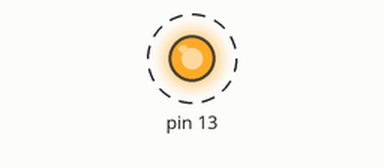
Recording of a sketch running on a simulated Arduino Uno, built with avr-gcc and run on an emulated ATmega328P. Shown: output pins drawn as LEDs (lit = HIGH). Dashed ring = blinking.

Above: at 0.5 s.
Timing chart, 0 to 4.6 s (numbered marks = the images above):
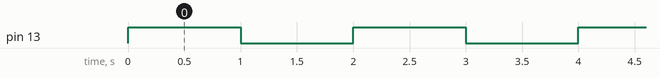

The sketch:

toggle.ino
```cpp
#include "Toggle.h"

Toggle led(13);

void setup() {
  // put your setup code here, to run once:

}

void loop() {
  // put your main code here, to run repeatedly:
  led.Doggle();
  delay(1000);
}
```

Toggle.cpp
```cpp
#include "Arduino.h"
#include "Toggle.h"

Toggle::Toggle(int pin)
{
  pinMode(pin, OUTPUT);
  _pin = pin;
}


void Toggle::Doggle()
{
  int x = digitalRead (_pin);

  if (x == LOW){
  digitalWrite(_pin, HIGH);
  } else{
    digitalWrite(_pin, LOW);
  }

  }
```

Toggle.h
```cpp
#ifndef Toggle_h
#define Toggle_h

#include "Arduino.h"

class Toggle
{
  public:
    Toggle(int pin);
    void Doggle();

    private:
      int _pin;
};

#endif
```

Measured:
- by itself, pin 13: alternates HIGH for 1.0 s and LOW for 1.0 s
